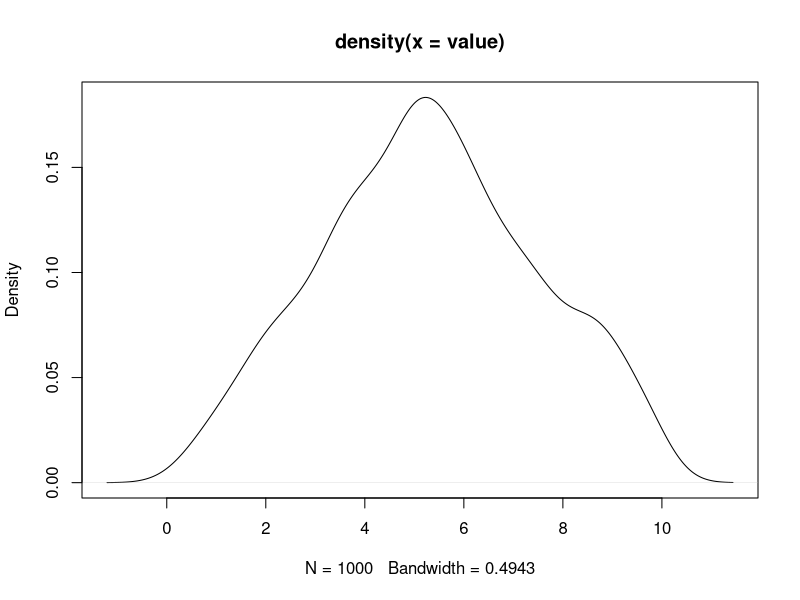

R code for this plot:
# 乱数の分布クラスを使用した結果の出力を、図に変換するRスクリプト

# png形式で出力する
png("piecewise_linear_distribution.png")

# TSV形式になっている乱数の出力データを読み込む
x <- read.table("piecewise_linear_distribution.tsv")

# 1列目だけを抜き出す
value = x$V1

# 以下、データの特性に合わせて、ヒストグラムかプロットかを選択してください。

# ヒストグラムとして出力
# hist(value)

# プロットとして出力
plot(density(value))
